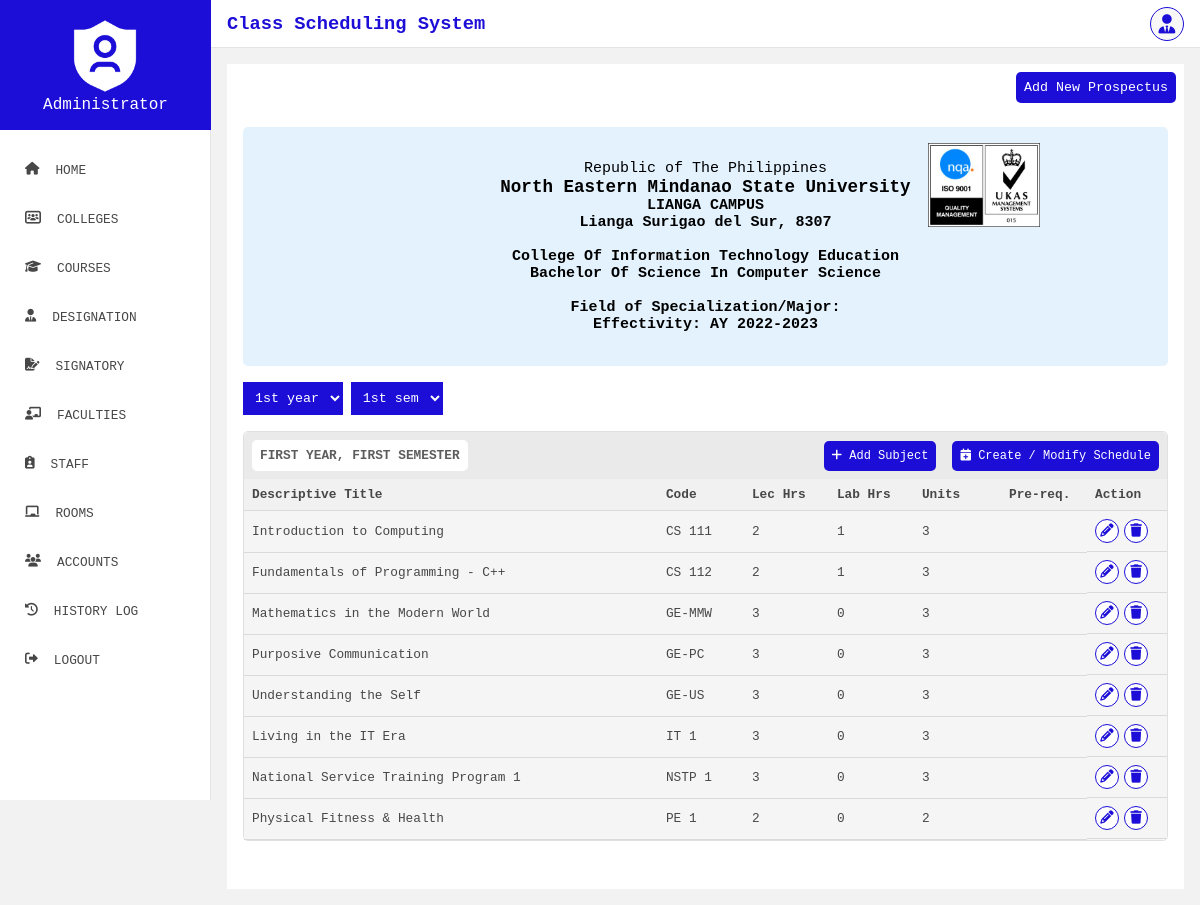
Page /view/prospectus.php?course_id=637789eb86042 (signed in) on the committed database.
### tables this page shows
CREATE TABLE `course` (
  `course_id` varchar(40) NOT NULL,
  `coll_id` varchar(60) NOT NULL,
  `crs_code` varchar(40) DEFAULT NULL,
  `crs_desc` text DEFAULT NULL,
  `major` varchar(150) DEFAULT NULL
);

CREATE TABLE `college` (
  `coll_id` varchar(60) NOT NULL,
  `coll_code` varchar(40) DEFAULT NULL,
  `coll_desc` text DEFAULT NULL
);

CREATE TABLE `subject` (
  `subject_code` varchar(60) NOT NULL,
  `course_id` varchar(40) NOT NULL,
  `title` text DEFAULT NULL,
  `lec_hr` varchar(40) DEFAULT NULL,
  `lab_hr` varchar(40) DEFAULT NULL,
  `units` varchar(40) DEFAULT NULL,
  `pre_requisites` varchar(150) DEFAULT NULL
);

### config/Dbh.php (called while the page is built)
<?php
class Dbh{
    private $host = "localhost";
    private $db_name = "class_scheduling";
    private $username = "root";
    private $password = "";
    public function connect(){
        try{
            $conn = new PDO("mysql:host=".$this->host.";dbname=".$this->db_name, $this->username, $this->password);
            $conn->setAttribute(PDO::ATTR_ERRMODE, PDO::ERRMODE_EXCEPTION);
            return $conn;
        } catch (PDOException $e){
            echo "Connection failed " . $e->getMessage();
        }
    }
}

### models/ProspectusModel.php (called while the page is built, shortened)
<?php
require_once "../config/Dbh.php";
class ProspectusModel extends Dbh{
    private $conn;
    public function __construct(){
        $this->conn = $this->connect();
    }
    public function read_all_prospectus($course_id){
        $sql = "SELECT * FROM `prospectus` WHERE `course_id` = ? ORDER BY `revision_year` DESC" ;
        $stmt = $this->conn->prepare($sql);
        $stmt->execute([$course_id]);
        return $stmt->fetchAll(PDO::FETCH_ASSOC);
    }
    public function read_prospectus_detail($course_id, $revision_year){
        $sql = "SELECT * FROM `prospectus_detail` WHERE course_id = ? AND revision_year = ?";
        $stmt = $this->conn->prepare($sql);
        $stmt->execute([$course_id, $revision_year]);
        return $stmt->fetchAll(PDO::FETCH_ASSOC);
    }
    public function read_subject_by_code($sub_code){
        $sql = "SELECT * FROM `subject` WHERE `subject_code` = ? ";
        $stmt = $this->conn->prepare($sql);
        $stmt->execute([$sub_code]);
        return $stmt->fetch(PDO::FETCH_ASSOC);
    }
}

### controllers/ProspectusContr.php (called while the page is built, shortened)
<?php
require_once "../models/ProspectusModel.php";
class ProspectusContr extends ProspectusModel{
    public function get_prospectus($course_id){
        $all_prospectus = $this->read_all_prospectus($course_id);
        $revision_year = 0;
        $active_prospectus = '';
        foreach($all_prospectus as $prospectus){
            if($prospectus["revision_year"] > $revision_year){
                $revision_year = $prospectus["revision_year"];
                $active_prospectus = $prospectus;
            }
        }
        $prospec_details_template = array(
            array("year" => "first", "sem" => "first", "subjects" => array()),
            array("year" => "first", "sem" => "second", "subjects" => array()),
            array("year" => "first", "sem" => "summer", "subjects" => array()),
            array("year" => "second", "sem" => "first", "subjects" => array()),
            array("year" => "second", "sem" => "second", "subjects" => array()),
            array("year" => "second", "sem" => "summer", "subjects" => array()),
            array("year" => "third", "sem" => "first", "subjects" => array()),
            array("year" => "third", "sem" => "second", "subjects" => array()),
            array("year" => "third", "sem" => "summer", "subjects" => array()),
            array("year" => "fourth", "sem" => "first", "subjects" => array()),
            array("year" => "fourth", "sem" => "second", "subjects" => array()),
            array("year" => "fourth", "sem" => "summer", "subjects" => array())
        );
        foreach($this->read_prospectus_detail($course_id, $revision_year) as $details){
            for($i=0; $i<count($prospec_details_template); $i++){
                if($details["year"] == $prospec_details_template[$i]["year"] && $details["sem"] == $prospec_details_template[$i]["sem"]){
                    array_push($prospec_details_template[$i]["subjects"], $this->read_subject_by_code($details["subject_code"]));
                }
            }
        }
        $active_prospectus["details"] = $prospec_details_template;
        return $active_prospectus;
    }
}

### models/CourseModel.php (called while the page is built, shortened)
<?php
require_once "../config/Dbh.php";
class CourseModel extends Dbh{
    private $conn;
    public function __construct(){
        $this->conn = $this->connect();
    }
    public function read_course_by_ID($id){
        $sql = "SELECT * FROM `course` INNER JOIN college ON college.coll_id = course.coll_id WHERE course_id = ? ";
        $stmt = $this->conn->prepare($sql);
        $stmt->execute([$id]);
        return $stmt->fetch(PDO::FETCH_ASSOC);
    }
}

### controllers/CourseContr.php (called while the page is built, shortened)
<?php
require_once "../models/CourseModel.php";
class CourseContr extends CourseModel{
    public function get_course_by_ID($id){
        if(!empty($this->read_course_by_ID($id))){
            return $this->read_course_by_ID($id);
        }else{
            header("Location: ./");
        }
    }
}

### view/prospectus.php (the view, shortened to what this page needs)
<?php
    require_once "../controllers/ProspectusContr.php";
    require_once "../controllers/CourseContr.php";
    $prospect_contr = new ProspectusContr();
    $course_contr = new CourseContr();
?>
<!DOCTYPE html>
<html lang="en">
<head>
    <link rel="stylesheet" href="../public/css/general.css">
    <link rel="stylesheet" href="../public/css/prospectus.css">
    <link rel="stylesheet" href="../public/css/all.css">
</head>
<body>
    <div class="container">
        <?php include '../includes/sidebar.php'; ?>
        <div class="main">
            <?php include '../includes/header.php'; ?>
            <div class="content">
                <?php
                $course = $course_contr->get_course_by_ID($_GET["course_id"]);
                if(isset($_GET["revision_year"]))
                    $prospectus = $prospect_contr->get_prospectus_by_rev_year($_GET["course_id"], $_GET["revision_year"]);
                else
                    $prospectus = $prospect_contr->get_prospectus($_GET["course_id"]);
                ?>
                <div class="prospectus_actions">
                    <?php
                    if($_SESSION["user"]["user_type"] === 'admin' || $_SESSION["user"]["user_type"] === 'staff'){
                        echo '<button class="add_new_btn">Add New Prospectus</button>';
                    }
                    ?>
                </div>
                <?php
                if($prospectus){
                    ?>
                    <div class="prospectus">
                        <div class="prospectus_header">
                            <section>
                                <span>Republic of The Philippines</span>
                                <h3>North Eastern Mindanao State University</h3>
                                <h4>LIANGA CAMPUS</h4>
                                <h4>Lianga Surigao del Sur, 8307</h4><br>
                                <h4><?php echo ucwords($course["coll_desc"]); ?></h4>
                                <h4><?php echo ucwords($course["crs_desc"]); ?></h4><br>
                                <h4>Field of Specialization/Major: <?php echo $course["major"]; ?></h4>
                                <h4 id="revision_year_header">Effectivity: AY
                                    <?php echo $prospectus["revision_year"];?>
                                </h4>
                            </section>
                            <img src="../public/img/ISO.jpg" alt="">
                        </div>
                        <section>
                            <select name="" id="prospectus_details_year">
                                <option value="first">1st year</option>
                            </select>
                            <select name="" id="prospectus_details_sem">
                                <option value="first">1st sem</option>
                            </select>
                        <div class="prospectus_details_con">
                            <?php
                                foreach($prospectus["details"] as $details){
                                    $details_id = $details["year"]."year_".$details["sem"]."sem";
                                    ?>
                                    <div class="prospectus_details" id="<?php echo 'prospectus_details_' . $details["year"]."_year_".$details["sem"]."_sem"; ?>">
                                        <section>
                                            <h4><?php echo strtoupper($details["year"])." YEAR, ". strtoupper($details["sem"])." SEMESTER";?></h4>
                                            <div>
                                            <?php
                                            if($_SESSION["user"]["user_type"] === 'admin' || $_SESSION["user"]["user_type"] === 'staff'){
                                                ?>
                                                <button class="add_subject_btn" onclick="displayAddSubjectInputs(`<?php echo $details_id;?>`);">
                                                    <i class="fas fa-plus"></i>
                                                    Add Subject
                                                </button>
                                                <?php
                                            }
                                            ?>
                                            <a class="create_schedule_btn" href="./scheduling_area.php?<?php echo 'coll_id='.$course["coll_id"].'&course_id='.$_GET["course_id"].'&revision_year='.$prospectus['revision_year'].'&year='.$details['year'].'&sem='.$details['sem'].'';?>">
                                                <i class="fas fa-calendar-plus"></i>
                                                Create / Modify Schedule
                                            </a>
                                            </div>
                                        </section>
                                        <table>
                                            <thead>
                                                <th>Descriptive Title</th>
                                                <th>Code</th>
                                                <th>Lec Hrs</th>
                                                <th>Lab Hrs</th>
                                                <th>Units</th>
                                                <th>Pre-req.</th>
                                                <?php echo $_SESSION["user"]["user_type"] === 'admin' || $_SESSION["user"]["user_type"] === 'staff' ? "<th>Action</th>" : "";?>
                                            </thead>
                                            <tbody id="<?php echo $details_id;?>">
                                                <?php
                                                foreach($details["subjects"] as $subject){
                                                    ?>
                                                    <tr id="<?php echo str_replace(' ', '', $subject["subject_code"]); ?>">
                                                        <td><?php echo $subject["title"]; ?></td>
                                                        <td><?php echo $subject["subject_code"]; ?></td>
                                                        <td><?php echo $subject["lec_hr"]; ?></td>
                                                        <td><?php echo $subject["lab_hr"]; ?></td>
                                                        <td><?php echo $subject["units"]; ?></td>
                                                        <td><?php echo $subject["pre_requisites"]; ?></td>
                                                        <?php
                                                        if($_SESSION["user"]["user_type"] === 'admin' || $_SESSION["user"]["user_type"] === 'staff'){
                                                            ?>
                                                            <td class="subject_action">
                                                                <button onclick='handleSubjectEdit(`<?php echo json_encode($subject); ?>`);'>
                                                                    <i class="fas fa-pencil"></i>
                                                                </button>
                                                                <button onclick='deleteSubject(
                                                                    `<?php echo $_GET["course_id"]; ?>`,
                                                                    `<?php echo$prospectus["revision_year"]; ?>`,
                                                                    `<?php echo$subject["subject_code"]; ?>`)'>
                                                                    <i class="fas fa-trash"></i>
                                                                </button>
                                                            </td>
                                                            <?php
                                                        }
                                                        ?>
                                                    </tr>
                                                    <?php
                                                }
                                                ?>
                                            </tbody>
                                        </table>
                                    </div>
                                    <?php
                                }
                            ?>
                        </div>
                    </div>
                    <?php
                }
                ?>
            </div>
        </div>
    </div>
</body>
</html>

### rows in the picture
course: coll.coll_desc "College Of Information Technology Education", crs_desc "Bachelor Of Science In Computer Science"
subject: title "Introduction to Computing", subject_code "CS 111", lec_hr "2", lab_hr "1", units "3"
subject: title "Fundamentals of Programming - C++", subject_code "CS 112", lec_hr "2", lab_hr "1", units "3"
subject: title "Mathematics in the Modern World", subject_code "GE-MMW", lec_hr "3", lab_hr "0", units "3"
subject: title "Purposive Communication", subject_code "GE-PC", lec_hr "3", lab_hr "0", units "3"
subject: title "Understanding the Self", subject_code "GE-US", lec_hr "3", lab_hr "0", units "3"
subject: title "Living in the IT Era", subject_code "IT 1", lec_hr "3", lab_hr "0", units "3"
subject: title "National Service Training Program 1", subject_code "NSTP 1", lec_hr "3", lab_hr "0", units "3"
subject: title "Physical Fitness & Health", subject_code "PE 1", lec_hr "2", lab_hr "0", units "2"

### other values in the picture
$prospectus["revision_year"] "2022-2023"
$details["year"] "FIRST"
$details["sem"] "FIRST"
